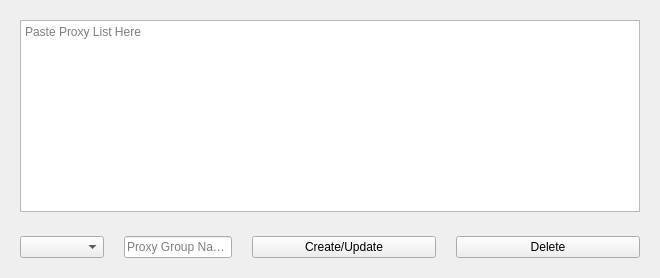
               <widget class="QWidget" name="proxiesPage">
                <layout class="QVBoxLayout" name="verticalLayout_18">
                 <item>
                  <widget class="QWidget" name="proxiesPageSubContainer1" native="true">
                   <layout class="QVBoxLayout" name="verticalLayout_30">
                    <item>
                     <widget class="QTextEdit" name="editProxyInput">
                      <property name="placeholderText">
                       <string>Paste Proxy List Here</string>
                      </property>
                     </widget>
                    </item>
                   </layout>
                  </widget>
                 </item>
                 <item alignment="Qt::AlignLeft">
                  <widget class="QWidget" name="proxiesPageSubContainer2" native="true">
                   <layout class="QHBoxLayout" name="horizontalLayout_22">
                    <property name="spacing">
                     <number>20</number>
                    </property>
                    <item>
                     <widget class="QComboBox" name="proxyListComboBox">
                      <property name="minimumSize">
                       <size>
                        <width>80</width>
                        <height>0</height>
                       </size>
                      </property>
                      <property name="placeholderText">
                       <string>Proxy List</string>
                      </property>
                     </widget>
                    </item>
                    <item alignment="Qt::AlignLeft">
                     <widget class="QLineEdit" name="proxyGroupInput">
                      <property name="text">
                       <string/>
                      </property>
                      <property name="placeholderText">
                       <string>Proxy Group Name</string>
                      </property>
                     </widget>
                    </item>
                    <item alignment="Qt::AlignLeft">
                     <widget class="QPushButton" name="proxyCreateUpdateBtn">
                      <property name="minimumSize">
                       <size>
                        <width>184</width>
                        <height>0</height>
                       </size>
                      </property>
                      <property name="text">
                       <string>Create/Update</string>
                      </property>
                     </widget>
                    </item>
                    <item alignment="Qt::AlignLeft">
                     <widget class="QPushButton" name="proxyDeleteBtn">
                      <property name="enabled">
                       <bool>true</bool>
                      </property>
                      <property name="sizePolicy">
                       <sizepolicy hsizetype="Minimum" vsizetype="Fixed">
                        <horstretch>0</horstretch>
                        <verstretch>0</verstretch>
                       </sizepolicy>
                      </property>
                      <property name="minimumSize">
                       <size>
                        <width>184</width>
                        <height>0</height>
                       </size>
                      </property>
                      <property name="text">
                       <string>Delete</string>
                      </property>
                     </widget>
                    </item>
                   </layout>
                  </widget>
                 </item>
                </layout>
               </widget>
